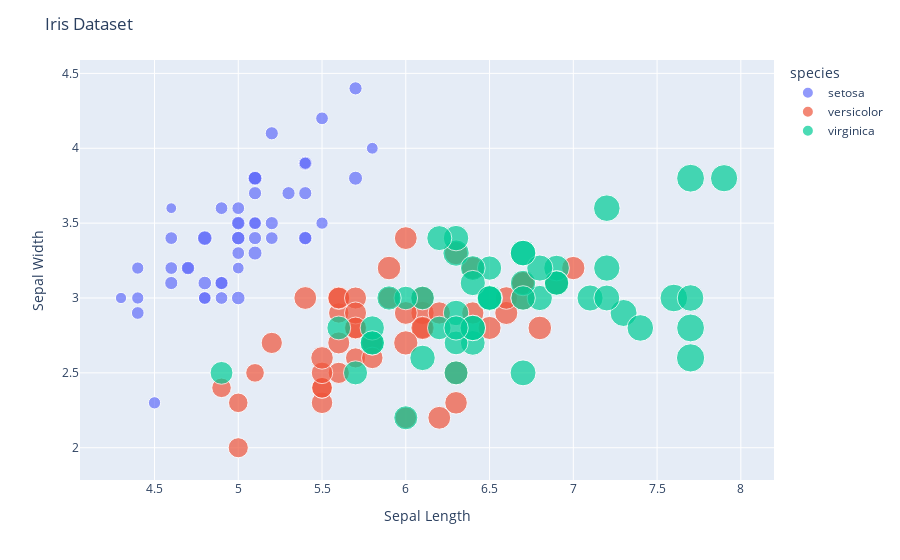

Notebook source saved alongside this figure:
### Code cell
fig.update_layout(
    title="Iris Dataset",
    xaxis_title="Sepal Length",
    yaxis_title="Sepal Width"
)

### Figure 1 — Plotly figure (JSON) as saved in the notebook; plotly's stock layout.template omitted (floating-point values rounded to 4 significant figures)
{"data": [{"customdata": [[0.2], [0.2], [0.2], [0.2], [0.2], [0.4], [0.3], [0.2], [0.2], [0.1], [0.2], [0.2], [0.1], [0.1], [0.2], [0.4], [0.4], [0.3], [0.3], [0.3], [0.2], [0.4], [0.2], [0.5], [0.2], [0.2], [0.4], [0.2], [0.2], [0.2], [0.2], [0.4], [0.1], [0.2], [0.2], [0.2], [0.2], [0.1], [0.2], [0.2], [0.3], [0.3], [0.2], [0.6], [0.4], [0.3], [0.2], [0.2], [0.2], [0.2]], "hovertemplate": "species=setosa<br>sepal_length=%{x}<br>sepal_width=%{y}<br>petal_length=%{marker.size}<br>petal_width=%{customdata[0]}<extra></extra>", "legendgroup": "setosa", "marker": {"color": "#636efa", "size": [1.4, 1.4, 1.3, 1.5, 1.4, 1.7, 1.4, 1.5, 1.4, 1.5, 1.5, 1.6, 1.4, 1.1, 1.2, 1.5, 1.3, 1.4, 1.7, 1.5, 1.7, 1.5, 1, 1.7, 1.9, 1.6, 1.6, 1.5, 1.4, 1.6, 1.6, 1.5, 1.5, 1.4, 1.5, 1.2, 1.3, 1.4, 1.3, 1.5, 1.3, 1.3, 1.3, 1.6, 1.9, 1.4, 1.6, 1.4, 1.5, 1.4], "sizemode": "area", "sizeref": 0.01725, "symbol": "circle"}, "mode": "markers", "name": "setosa", "orientation": "v", "showlegend": true, "type": "scatter", "x": [5.1, 4.9, 4.7, 4.6, 5, 5.4, 4.6, 5, 4.4, 4.9, 5.4, 4.8, 4.8, 4.3, 5.8, 5.7, 5.4, 5.1, 5.7, 5.1, 5.4, 5.1, 4.6, 5.1, 4.8, 5, 5, 5.2, 5.2, 4.7, 4.8, 5.4, 5.2, 5.5, 4.9, 5, 5.5, 4.9, 4.4, 5.1, 5, 4.5, 4.4, 5, 5.1, 4.8, 5.1, 4.6, 5.3, 5], "xaxis": "x", "y": [3.5, 3, 3.2, 3.1, 3.6, 3.9, 3.4, 3.4, 2.9, 3.1, 3.7, 3.4, 3, 3, 4, 4.4, 3.9, 3.5, 3.8, 3.8, 3.4, 3.7, 3.6, 3.3, 3.4, 3, 3.4, 3.5, 3.4, 3.2, 3.1, 3.4, 4.1, 4.2, 3.1, 3.2, 3.5, 3.6, 3, 3.4, 3.5, 2.3, 3.2, 3.5, 3.8, 3, 3.8, 3.2, 3.7, 3.3], "yaxis": "y"}, {"customdata": [[1.4], [1.5], [1.5], [1.3], [1.5], [1.3], [1.6], [1], [1.3], [1.4], [1], [1.5], [1], [1.4], [1.3], [1.4], [1.5], [1], [1.5], [1.1], [1.8], [1.3], [1.5], [1.2], [1.3], [1.4], [1.4], [1.7], [1.5], [1], [1.1], [1], [1.2], [1.6], [1.5], [1.6], [1.5], [1.3], [1.3], [1.3], [1.2], [1.4], [1.2], [1], [1.3], [1.2], [1.3], [1.3], [1.1], [1.3]], "hovertemplate": "species=versicolor<br>sepal_length=%{x}<br>sepal_width=%{y}<br>petal_length=%{marker.size}<br>petal_width=%{customdata[0]}<extra></extra>", "legendgroup": "versicolor", "marker": {"color": "#EF553B", "size": [4.7, 4.5, 4.9, 4, 4.6, 4.5, 4.7, 3.3, 4.6, 3.9, 3.5, 4.2, 4, 4.7, 3.6, 4.4, 4.5, 4.1, 4.5, 3.9, 4.8, 4, 4.9, 4.7, 4.3, 4.4, 4.8, 5, 4.5, 3.5, 3.8, 3.7, 3.9, 5.1, 4.5, 4.5, 4.7, 4.4, 4.1, 4, 4.4, 4.6, 4, 3.3, 4.2, 4.2, 4.2, 4.3, 3, 4.1], "sizemode": "area", "sizeref": 0.01725, "symbol": "circle"}, "mode": "markers", "name": "versicolor", "orientation": "v", "showlegend": true, "type": "scatter", "x": [7, 6.4, 6.9, 5.5, 6.5, 5.7, 6.3, 4.9, 6.6, 5.2, 5, 5.9, 6, 6.1, 5.6, 6.7, 5.6, 5.8, 6.2, 5.6, 5.9, 6.1, 6.3, 6.1, 6.4, 6.6, 6.8, 6.7, 6, 5.7, 5.5, 5.5, 5.8, 6, 5.4, 6, 6.7, 6.3, 5.6, 5.5, 5.5, 6.1, 5.8, 5, 5.6, 5.7, 5.7, 6.2, 5.1, 5.7], "xaxis": "x", "y": [3.2, 3.2, 3.1, 2.3, 2.8, 2.8, 3.3, 2.4, 2.9, 2.7, 2, 3, 2.2, 2.9, 2.9, 3.1, 3, 2.7, 2.2, 2.5, 3.2, 2.8, 2.5, 2.8, 2.9, 3, 2.8, 3, 2.9, 2.6, 2.4, 2.4, 2.7, 2.7, 3, 3.4, 3.1, 2.3, 3, 2.5, 2.6, 3, 2.6, 2.3, 2.7, 3, 2.9, 2.9, 2.5, 2.8], "yaxis": "y"}, {"customdata": [[2.5], [1.9], [2.1], [1.8], [2.2], [2.1], [1.7], [1.8], [1.8], [2.5], [2], [1.9], [2.1], [2], [2.4], [2.3], [1.8], [2.2], [2.3], [1.5], [2.3], [2], [2], [1.8], [2.1], [1.8], [1.8], [1.8], [2.1], [1.6], [1.9], [2], [2.2], [1.5], [1.4], [2.3], [2.4], [1.8], [1.8], [2.1], [2.4], [2.3], [1.9], [2.3], [2.5], [2.3], [1.9], [2], [2.3], [1.8]], "hovertemplate": "species=virginica<br>sepal_length=%{x}<br>sepal_width=%{y}<br>petal_length=%{marker.size}<br>petal_width=%{customdata[0]}<extra></extra>", "legendgroup": "virginica", "marker": {"color": "#00cc96", "size": [6, 5.1, 5.9, 5.6, 5.8, 6.6, 4.5, 6.3, 5.8, 6.1, 5.1, 5.3, 5.5, 5, 5.1, 5.3, 5.5, 6.7, 6.9, 5, 5.7, 4.9, 6.7, 4.9, 5.7, 6, 4.8, 4.9, 5.6, 5.8, 6.1, 6.4, 5.6, 5.1, 5.6, 6.1, 5.6, 5.5, 4.8, 5.4, 5.6, 5.1, 5.1, 5.9, 5.7, 5.2, 5, 5.2, 5.4, 5.1], "sizemode": "area", "sizeref": 0.01725, "symbol": "circle"}, "mode": "markers", "name": "virginica", "orientation": "v", "showlegend": true, "type": "scatter", "x": [6.3, 5.8, 7.1, 6.3, 6.5, 7.6, 4.9, 7.3, 6.7, 7.2, 6.5, 6.4, 6.8, 5.7, 5.8, 6.4, 6.5, 7.7, 7.7, 6, 6.9, 5.6, 7.7, 6.3, 6.7, 7.2, 6.2, 6.1, 6.4, 7.2, 7.4, 7.9, 6.4, 6.3, 6.1, 7.7, 6.3, 6.4, 6, 6.9, 6.7, 6.9, 5.8, 6.8, 6.7, 6.7, 6.3, 6.5, 6.2, 5.9], "xaxis": "x", "y": [3.3, 2.7, 3, 2.9, 3, 3, 2.5, 2.9, 2.5, 3.6, 3.2, 2.7, 3, 2.5, 2.8, 3.2, 3, 3.8, 2.6, 2.2, 3.2, 2.8, 2.8, 2.7, 3.3, 3.2, 2.8, 3, 2.8, 3, 2.8, 3.8, 2.8, 2.8, 2.6, 3, 3.4, 3.1, 3, 3.1, 3.1, 3.1, 2.7, 3.2, 3.3, 3, 2.5, 3, 3.4, 3], "yaxis": "y"}], "layout": {"legend": {"itemsizing": "constant", "title": {"text": "species"}, "tracegroupgap": 0}, "margin": {"t": 60}, "title": {"text": "Iris Dataset"}, "xaxis": {"anchor": "y", "domain": [0, 1], "title": {"text": "Sepal Length"}}, "yaxis": {"anchor": "x", "domain": [0, 1], "title": {"text": "Sepal Width"}}}}
